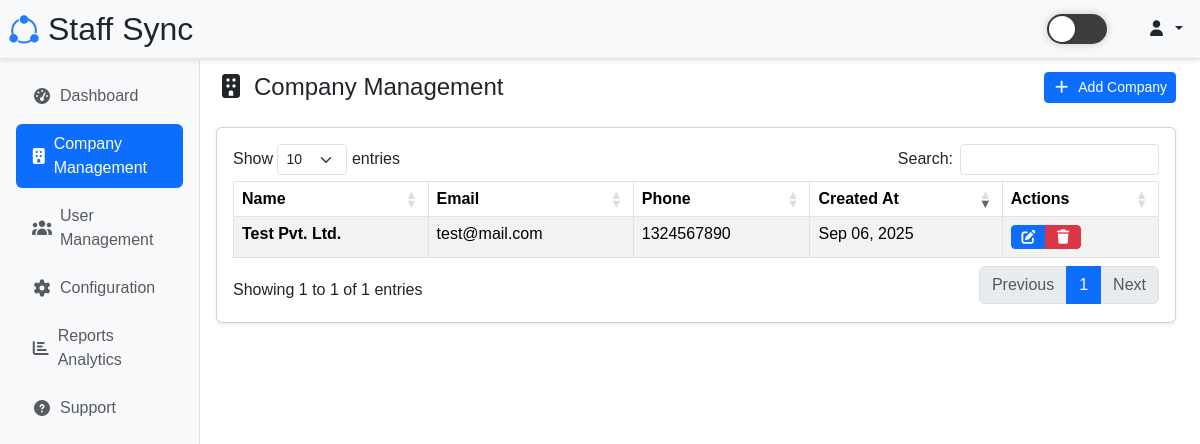
Screenshot of /admin/companies.php (signed in) with the database file from the repository.
### tables this page shows
CREATE TABLE `companies` (
  `id` int(11) NOT NULL,
  `name` varchar(100) NOT NULL,
  `address` varchar(255) DEFAULT NULL,
  `email` varchar(100) DEFAULT NULL,
  `phone` varchar(20) DEFAULT NULL,
  `created_at` timestamp NOT NULL DEFAULT current_timestamp()
);

### includes/functions.php (called while the page is built, shortened)
<?php
function query(mysqli $mysqli, string $sql, array $params = []): array
{
    try {
        $stmt = $mysqli->prepare($sql);
        $stmt->execute();
        $query_type = strtoupper(substr(trim($sql), 0, 6));
        if ($query_type === 'SELECT') {
            $result = $stmt->get_result();
            $data = $result->fetch_all(MYSQLI_ASSOC);
            return ['success' => true, 'data' => $data];
        } elseif ($query_type === 'INSERT') {
            return ['success' => true, 'insert_id' => $stmt->insert_id];
        } else {
            return ['success' => true, 'affected_rows' => $stmt->affected_rows];
        }
    } catch (Exception $e) {
        return ['success' => false, 'error' => $e->getMessage()];
    } finally {
        if (isset($stmt)) {
            $stmt->close();
        }
    }
}
?>

### admin/companies.php (the view, shortened to what this page needs)
<?php
require_once '../config/db.php';
require_once '../includes/functions.php';
$companies_result = query($mysqli, "SELECT * FROM companies ORDER BY created_at DESC");
$companies = $companies_result['success'] ? $companies_result['data'] : [];
require_once '../components/layout/header.php';
?>
<div class="d-flex flex-column flex-md-row">
    <?php require_once '../components/layout/sidebar.php'; ?>
    <div class="p-2 p-md-4 w-100">
        <div
            class="d-flex flex-column flex-md-row justify-content-between align-items-start align-items-md-center mb-4">
            <h2 class="h4 h-md-3 mb-2 mb-md-0 text-gray-800"><i class="fas fa-building me-2"></i>Company Management</h2>
            <button class="btn btn-primary  btn-sm " data-bs-toggle="modal" data-bs-target="#companyModal"
                onclick="prepareAddModal()">
                <i class="fas fa-plus me-2"></i>Add Company
            </button>
        </div>
        <div class="card shadow-sm">
            <div class="card-body p-2 p-md-3">
                <div class="table-responsive">
                    <table class="table table-hover table-striped table-bordered nowrap" id="companiesTable">
                        <thead>
                            <tr>
                                <th>Name</th>
                                <th>Email</th>
                                <th>Phone</th>
                                <th>Created At</th>
                                <th>Actions</th>
                            </tr>
                        </thead>
                        <tbody>
                            <?php foreach ($companies as $company): ?>
                                <tr id="company-row-<?= $company['id']; ?>">
                                    <td><strong><?= htmlspecialchars($company['name']); ?></strong></td>
                                    <td><?= htmlspecialchars($company['email']); ?></td>
                                    <td><?= htmlspecialchars($company['phone']); ?></td>
                                    <td><?= date('M d, Y', strtotime($company['created_at'])); ?></td>
                                    <td>
                                        <div class="btn-group">
                                            <button type="button" class="btn btn-sm btn-primary"
                                                onclick='prepareEditModal(<?= json_encode($company); ?>)'
                                                data-bs-toggle="modal" data-bs-target="#companyModal">
                                                <i class="fas fa-edit"></i>
                                            </button>
                                            <button type="button" class="btn btn-sm btn-danger"
                                                onclick="deleteCompany(<?= $company['id']; ?>)">
                                                <i class="fas fa-trash"></i>
                                            </button>
                                        </div>
                                    </td>
                                </tr>
                            <?php endforeach; ?>
                        </tbody>
                    </table>
                </div>
            </div>
        </div>
    </div>
</div>
<?php require_once '../components/layout/footer.php'; ?>

### assets/css/custom.css (style rules this page uses)
* { font-family: Verdana, Geneva, Tahoma, sans-serif; }
:root { --bs-card-cap-bg: rgba(var(--bs-body-color-rgb), 0.03); }

### rows the page displays
companies: name "Test Pvt. Ltd.", email "test@mail.com", phone "1324567890", created_at "Sep 06, 2025"

### other values shown
$item['title'] "Dashboard"
$item['title'] "Company Management"
$item['title'] "User Management"
$item['title'] "Configuration"
$item['title'] "Reports Analytics"
$item['title'] "Support"
